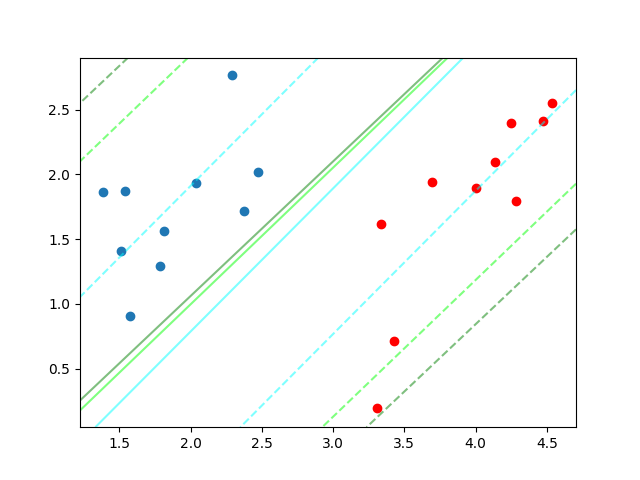

The Python source for this figure:
import pandas as pd
import numpy as np
from sklearn.model_selection import train_test_split
from sklearn.linear_model import LogisticRegression
from sklearn import metrics
import matplotlib.pyplot as plt
import seaborn as sns

from sklearn.svm import LinearSVC
from sklearn.svm import SVC
# Mo ta bo du lieu


data = [
[2.37319011, 1.71875981,0],
[1.51261889, 1.40558943,0],
[2.4696794 , 2.02144973,0],
[1.78736889, 1.29380961,0],
[1.81231157, 1.56119497,0],
[2.03717355, 1.93397133,0],
[1.53790057, 1.87434722,0],
[2.29312867, 2.76537389,0],
[1.38805594, 1.86419379,0],
[1.57279694, 0.90707347,0],
[3.42746579, 0.71254431,1],
[4.24760864, 2.39846497,1],
[3.33595491, 1.61731637,1],
[3.69420104, 1.94273986,1],
[4.53897645, 2.54957308,1],
[3.3071994 , 0.19362396,1],
[4.13924705, 2.09561534,1],
[4.47383468, 2.41269466,1],
[4.00512009, 1.89290099,1],
[4.28205624, 1.79675607,1]
]



# bai toan tuyen dung, Tu du lieu cua sinh vien bao gom
# toiec: diem toeic cua sinh vien
# gpa: diem chuan dau ra cua sinh vien
# work_experience: thoi gian lam viec cua sinh vien

# tu do thu nhan duoc ket qua tuyen dung trong admitted
# admitted = 1: co viec lam
# admitted = 0: that nghiep

# day la du lieu dung tu dien
# du lieu x gom 3 truong, du lieu y


X = [[x[0],x[1]] for x in data]
y = [x[2] for x in data]

# chia du lieu thanh 2 phan: train va test
X_train,X_test,y_train,y_test = train_test_split(X,y,test_size=0.25,random_state=0)  #train is based on 75% of the dataset, test is based on 25% of dataset

# Tao va huan luyen mo hinh voi phan train
clf1 =  LinearSVC(random_state=0,C=0.1)
clf1.fit(X_train,y_train)


# Tao va huan luyen mo hinh voi phan train
clf2 =  LinearSVC(random_state=0,C=0.15)
clf2.fit(X_train,y_train)


# Tao va huan luyen mo hinh voi phan train
clf3 =  LinearSVC(random_state=0,C=0.9)
clf3.fit(X_train,y_train)





data1 = [
[2.37319011, 1.71875981,0],
[1.51261889, 1.40558943,0],
[2.4696794 , 2.02144973,0],
[1.78736889, 1.29380961,0],
[1.81231157, 1.56119497,0],
[2.03717355, 1.93397133,0],
[1.53790057, 1.87434722,0],
[2.29312867, 2.76537389,0],
[1.38805594, 1.86419379,0],
[1.57279694, 0.90707347,0]
]


data2 = [
[3.42746579, 0.71254431,1],
[4.24760864, 2.39846497,1],
[3.33595491, 1.61731637,1],
[3.69420104, 1.94273986,1],
[4.53897645, 2.54957308,1],
[3.3071994 , 0.19362396,1],
[4.13924705, 2.09561534,1],
[4.47383468, 2.41269466,1],
[4.00512009, 1.89290099,1],
[4.28205624, 1.79675607,1]
]



dx1 = [x[0] for x in data1]
dy1 = [y[1] for y in data1]

dx2 = [x[0] for x in data2]
dy2 = [y[1] for y in data2]


plt.scatter(dx1,dy1)
plt.scatter(dx2,dy2, color='red')


ax = plt.gca()
xlim = ax.get_xlim()
ylim = ax.get_ylim()
xx, yy = np.meshgrid(np.linspace(xlim[0], xlim[1], 50),
                     np.linspace(ylim[0], ylim[1], 50))


Z1 = clf1.decision_function(np.c_[xx.ravel(), yy.ravel()])
Z1 = Z1.reshape(xx.shape)
plt.contour(xx, yy, Z1, colors='green', levels=[-1, 0, 1], alpha=0.5,
    linestyles=['--', '-', '--'])

Z2 = clf2.decision_function(np.c_[xx.ravel(), yy.ravel()])
Z2 = Z2.reshape(xx.shape)
plt.contour(xx, yy, Z2, colors='lime', levels=[-1, 0, 1], alpha=0.5,
    linestyles=['--', '-', '--'])

Z3 = clf3.decision_function(np.c_[xx.ravel(), yy.ravel()])
Z3 = Z3.reshape(xx.shape)
plt.contour(xx, yy, Z3, colors='aqua', levels=[-1, 0, 1], alpha=0.5,
    linestyles=['--', '-', '--'])


# plt.plot(X_train, logistic_regression.predict_proba(X_train), color='red')
# sns.regplot(x='price', y='buy',data = df,logistic=True, color='red')
plt.show()
